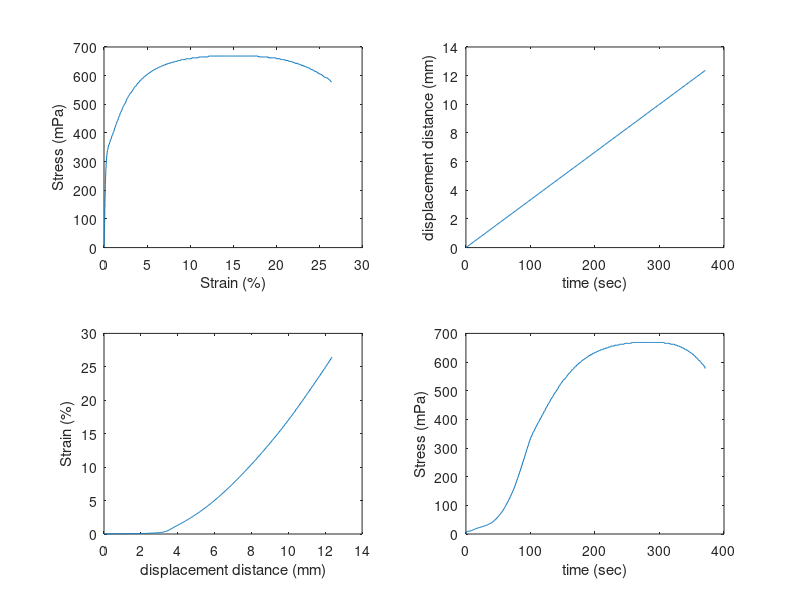

This chart was generated by the following MATLAB code:
%STRESS plot the stress strain data

% By submitting this assignment, I agree to the following:
%  “Aggies do not lie, cheat, or steal, or tolerate those who do”
%  “I have not given or received any unauthorized aid on this assignment”
%
% Name: 		XUCHENG GUO
% Section:      539
% Team:
% Assignment:   ICA 2
% Date:         30 January 2017

data = load('Steel.txt');
d_position = data(:, 1);
d_time = data(:, 3);
d_stress = data(:, 4);
d_strain = data(:, 2) * 100;

subplot(2,2,1);
plot(d_strain, d_stress);
xlabel('Strain (%)');
ylabel('Stress (mPa)');

subplot(2,2,2);
plot(d_time, d_position);
xlabel('time (sec)');
ylabel('displacement distance (mm)');

subplot(2,2,3);
plot(d_position, d_strain);
xlabel('displacement distance (mm)');
ylabel('Strain (%)');

subplot(2,2,4);
plot(d_time, d_stress);
xlabel('time (sec)');
ylabel('Stress (mPa)');
